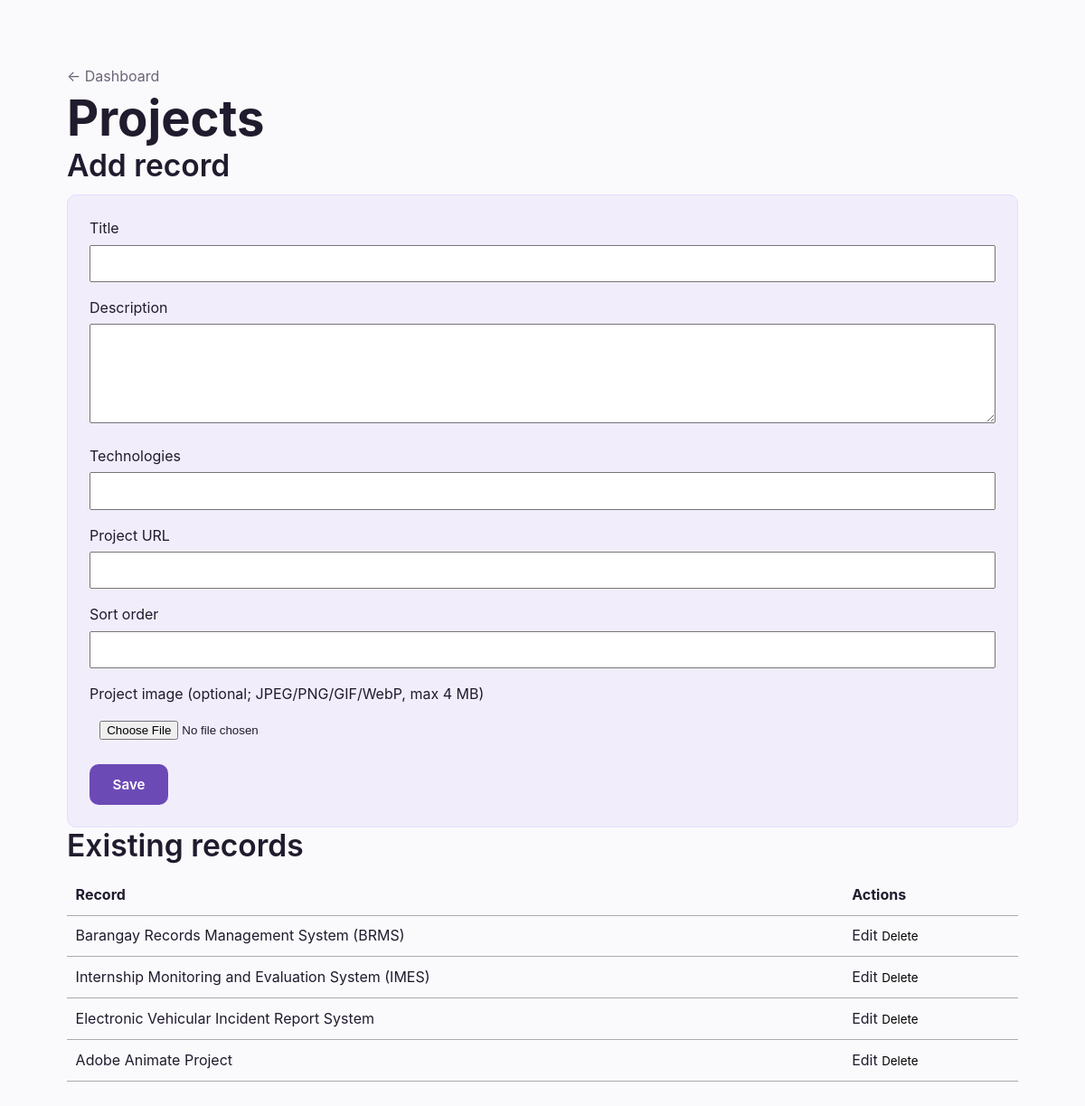
/admin/content.php (signed in), run on the app's committed database.
### tables this page shows
CREATE TABLE projects (id INT UNSIGNED AUTO_INCREMENT PRIMARY KEY,title VARCHAR(200) NOT NULL,description TEXT NOT NULL,image_path VARCHAR(255) NOT NULL DEFAULT '',technologies VARCHAR(500) NOT NULL DEFAULT '',project_url VARCHAR(500) NOT NULL DEFAULT '',sort_order INT NOT NULL DEFAULT 0);

### includes/bootstrap.php (called while the page is built, shortened)
<?php
function db(): PDO
{
    static $pdo = null;
    $privateConfig = __DIR__ . '/database.local.php';
    $fileConfig = is_file($privateConfig) ? require $privateConfig : [];
    $host = getenv('PORTFOLIO_DB_HOST') ?: ($fileConfig['host'] ?? '127.0.0.1');
    $name = getenv('PORTFOLIO_DB_NAME') ?: ($fileConfig['name'] ?? 'portfolio');
    $user = getenv('PORTFOLIO_DB_USER') ?: ($fileConfig['user'] ?? 'root');
    $pass = getenv('PORTFOLIO_DB_PASSWORD');
    if ($pass === false) $pass = $fileConfig['password'] ?? '';
    try {
        $pdo = new PDO("mysql:host={$host};dbname={$name};charset=utf8mb4", $user, $pass, [
            PDO::ATTR_ERRMODE => PDO::ERRMODE_EXCEPTION,
            PDO::ATTR_DEFAULT_FETCH_MODE => PDO::FETCH_ASSOC,
            PDO::ATTR_EMULATE_PREPARES => false,
        ]);
    } catch (PDOException $exception) {
        error_log('Portfolio database connection failed: ' . $exception->getMessage());
        throw new RuntimeException('Database connection failed. Check the database configuration.');
    }
    return $pdo;
}
function e(?string $value): string { return htmlspecialchars($value ?? '', ENT_QUOTES | ENT_SUBSTITUTE, 'UTF-8'); }
?>

### admin/content.php (the view, shortened to what this page needs)
<?php
require_once dirname(__DIR__) . '/includes/bootstrap.php'; require_admin();
$types = [
 'skills'=>['table'=>'skills','label'=>'Skills','fields'=>['name'=>'Name','category'=>'Category','proficiency'=>'Proficiency (0–100)','sort_order'=>'Sort order']],
 'projects'=>['table'=>'projects','label'=>'Projects','fields'=>['title'=>'Title','description'=>'Description','technologies'=>'Technologies','project_url'=>'Project URL','sort_order'=>'Sort order'],'image'=>true],
 'education'=>['table'=>'education','label'=>'Education','fields'=>['institution'=>'Institution','qualification'=>'Qualification','period'=>'Period','details'=>'Details','sort_order'=>'Sort order']],
 'experience'=>['table'=>'experience','label'=>'Experience','fields'=>['organization'=>'Organization','role'=>'Role','period'=>'Period','details'=>'Details','sort_order'=>'Sort order']],
 'achievements'=>['table'=>'achievements','label'=>'Achievements','fields'=>['title'=>'Title','organization'=>'Organization','achieved_on'=>'Date / year','details'=>'Details','sort_order'=>'Sort order']],
];
$type=(string)($_GET['type'] ?? 'projects'); $error=''; $success='';
$edit=null; $rows=[];
if(isset($types[$type])) { $cfg=$types[$type]; if(isset($_GET['edit']) && ctype_digit((string)$_GET['edit'])) { $s=db()->prepare('SELECT * FROM '.$cfg['table'].' WHERE id=?'); $s->execute([(int)$_GET['edit']]); $edit=$s->fetch() ?: null; } $rows=db()->query('SELECT * FROM '.$cfg['table'].' ORDER BY sort_order,id DESC')->fetchAll(); }
?><!doctype html><html lang="en"><head><link rel="stylesheet" href="../css/style.css"></head><body><main class="section container"><p><a href="dashboard.php">← Dashboard</a></p><h1><?=e($types[$type]['label']??ucfirst($type))?></h1>
<?php if($type==='profile'): ?><form class="card admin-form" method="post" enctype="multipart/form-data"><input type="hidden" name="csrf" value="<?=e(csrf_token())?>"><?php foreach(['name'=>'Name','introduction'=>'Introduction','biography'=>'Biography','email'=>'Contact email'] as $key=>$label): ?><label><?=e($label)?></label><?php if(in_array($key,['biography','introduction'],true)): ?><textarea name="<?=e($key)?>" required><?=e(setting_value($key))?></textarea><?php else: ?><input name="<?=e($key)?>" value="<?=e(setting_value($key))?>" required><?php endif ?><?php endforeach ?><label>Profile image (JPEG/PNG/GIF/WebP, max 4 MB)</label><input type="file" name="profile_image" accept="image/jpeg,image/png,image/gif,image/webp"><button class="btn btn-primary">Save profile</button></form>
<?php else: $cfg=$types[$type]; ?><h2><?=$edit?'Edit':'Add'?> record</h2><form class="card admin-form" method="post" enctype="multipart/form-data"><input type="hidden" name="csrf" value="<?=e(csrf_token())?>"><input type="hidden" name="id" value="<?=e((string)($edit['id']??''))?>"><?php foreach($cfg['fields'] as $field=>$label): ?><label><?=e($label)?></label><?php if(in_array($field,['description','details'],true)): ?><textarea name="<?=e($field)?>" required><?=e((string)($edit[$field]??''))?></textarea><?php else: ?><input name="<?=e($field)?>" value="<?=e((string)($edit[$field]??''))?>" <?=in_array($field,['name','title','institution','organization','role','qualification'],true)?'required':''?>><?php endif ?><?php endforeach ?><?php if(isset($cfg['image'])): ?><label>Project image (optional; JPEG/PNG/GIF/WebP, max 4 MB)</label><input type="file" name="image" accept="image/jpeg,image/png,image/gif,image/webp"><?php endif ?><button class="btn btn-primary" name="action" value="<?=$edit?'save':'create'?>">Save</button></form><h2>Existing records</h2><table class="admin-table"><thead><tr><th>Record</th><th>Actions</th></tr></thead><tbody><?php foreach($rows as $row): ?><tr><td><?=e((string)($row['title']??$row['name']??$row['qualification']??$row['role']??$row['institution']??''))?></td><td><a href="?type=<?=e($type)?>&amp;edit=<?=$row['id']?>">Edit</a> <form method="post" style="display:inline" onsubmit="return confirm('Delete this record?')"><input type="hidden" name="csrf" value="<?=e(csrf_token())?>"><input type="hidden" name="id" value="<?=$row['id']?>"><button name="action" value="delete">Delete</button></form></td></tr><?php endforeach ?></tbody></table><?php endif ?></main></body></html>

### css/style.css (style rules this page uses)
:root { --bg: #fafafc; --surface: #f1edfb; --surface-2: #ffffff; --border: #e4defd; --text: #211b2e; --text-muted: #6b6478; --primary: #6c4ab6; --primary-dark: #4e3390; --accent: #b79ced; --on-primary: #ffffff; --radius: 10px; --max-width: 1100px; --shadow: 0 1px 0 rgba(33, 27, 46, 0.04); }
* { box-sizing: border-box; margin: 0; padding: 0; }
html { scroll-behavior: smooth; }
body { background: var(--bg); color: var(--text); font-family: 'Inter', system-ui, -apple-system, sans-serif; font-size: 16px; line-height: 1.6; transition: background 0.25s ease, color 0.25s ease; }
h1, h2, h3, h4 { font-family: 'Space Grotesk', 'Inter', sans-serif; font-weight: 600; line-height: 1.2; color: var(--text); }
h1 { font-size: clamp(2.2rem, 5vw, 3.4rem); font-weight: 700; }
h2 { font-size: clamp(1.6rem, 3vw, 2.1rem); margin-bottom: 0.75rem; }
p { color: var(--text-muted); max-width: 65ch; }
a { color: inherit; text-decoration: none; }
button { font-family: inherit; cursor: pointer; border: none; background: none; }
.container { max-width: var(--max-width); margin: 0 auto; padding: 0 1.5rem; }
.section { padding-top: 4.5rem; padding-bottom: 4.5rem; }
.btn { display: inline-flex; align-items: center; gap: 0.5rem; padding: 0.8rem 1.6rem; border-radius: var(--radius); font-weight: 600; font-size: 0.95rem; transition: transform 0.15s ease, background 0.15s ease, border-color 0.15s ease; }
.btn-primary { background: var(--primary); color: var(--on-primary); }
.card { background: var(--surface); border: 1px solid var(--border); border-radius: var(--radius); padding: 1.5rem; }

### admin/content.php (style rules this page uses)
.admin-form input,.admin-form textarea { width:100%;margin:.3rem 0 1rem;padding:.7rem }
.admin-table { width:100%;border-collapse:collapse }
.admin-table td,.admin-table th { padding:.6rem;border-bottom:1px solid #aaa;text-align:left;vertical-align:top }
textarea { min-height:110px }

### data on the page
projects: title "Barangay Records Management System (BRMS)"
projects: title "Internship Monitoring and Evaluation System (IMES)"
projects: title "Electronic Vehicular Incident Report System"
projects: title "Adobe Animate Project"

### other printed values
$types[$type]['label'] "Projects"
$label "Title"
$label "Description"
$label "Technologies"
$label "Project URL"
$label "Sort order"
